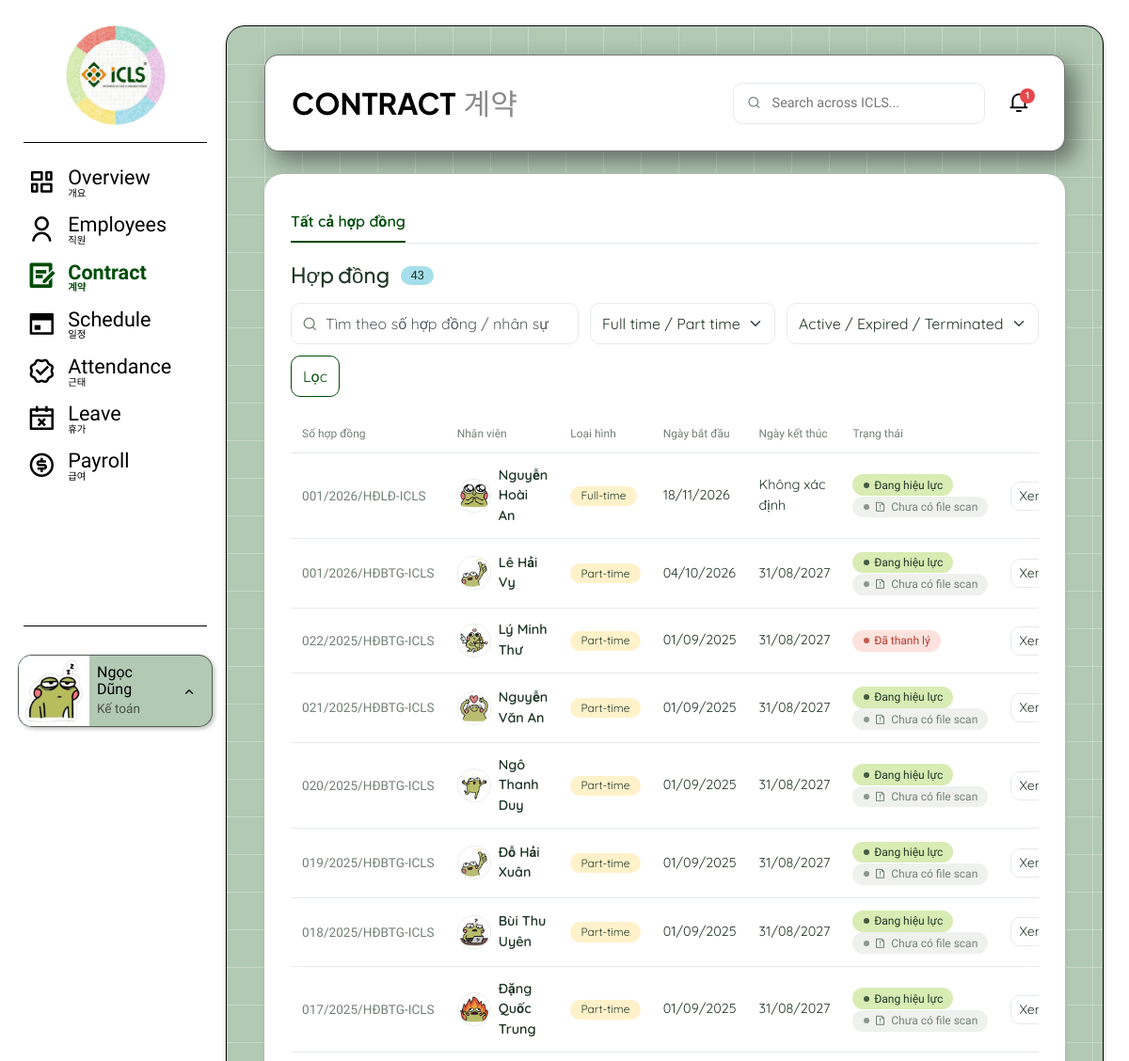
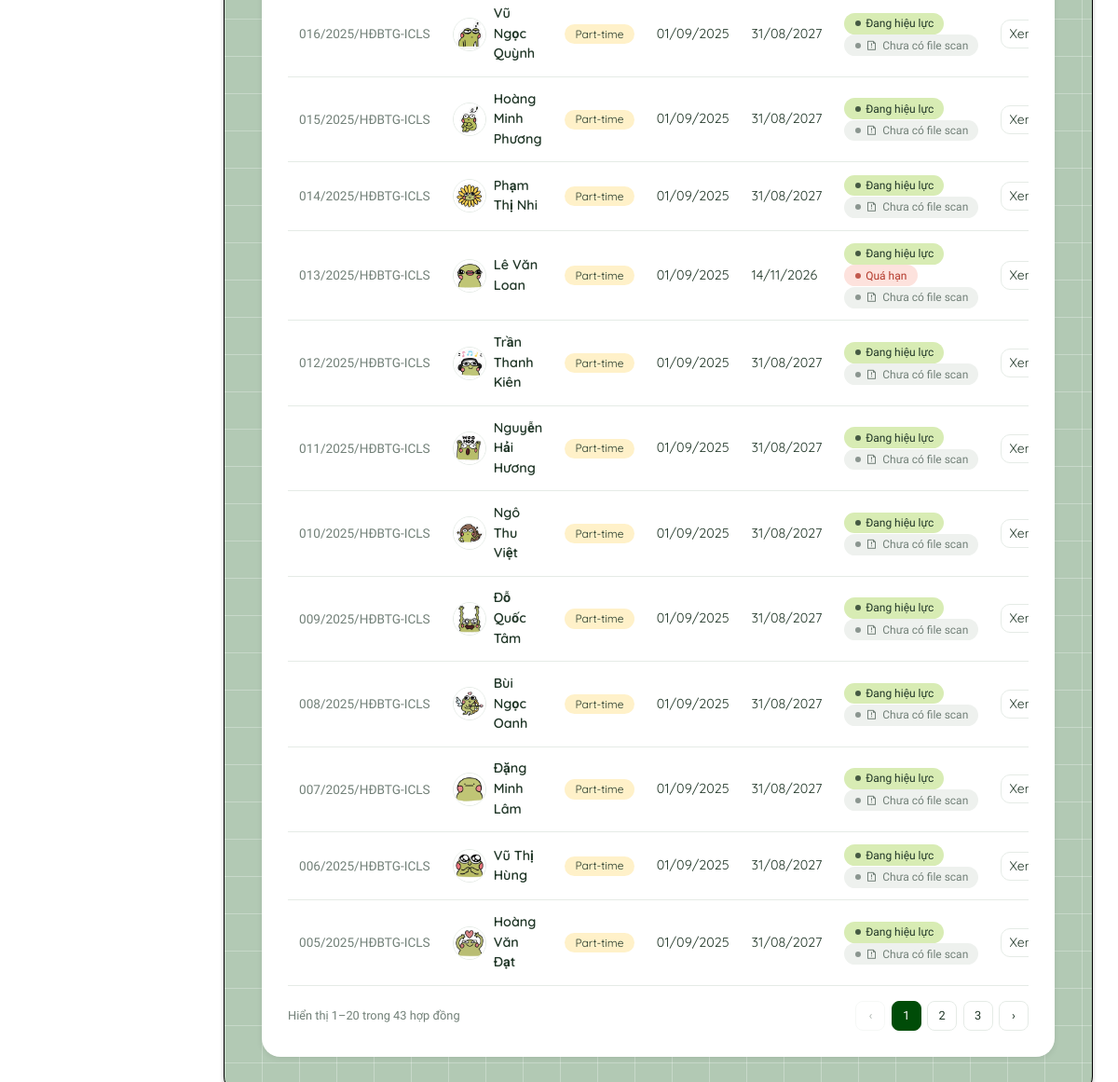
The app's page /hop-dong/ (signed in) with its own data (2 pictures, top to bottom).
### accounts/models.py (models this page shows, shortened)
class User(AbstractUser):
    username = None
    first_name = None
    last_name = None
    email = models.EmailField(max_length=255, unique=True)
    full_name = models.CharField(max_length=150, blank=True)
    phone = models.CharField(max_length=20, blank=True)
    role = models.CharField(max_length=20, choices=UserRole.choices, default=UserRole.EMPLOYEE)
    avatar = models.FileField(upload_to='avatars/', blank=True)
    updated_at = models.DateTimeField(auto_now=True)
    USERNAME_FIELD = 'email'
    REQUIRED_FIELDS = []
    objects = UserManager()
    class Meta:
        db_table = 'users'

### contracts/models.py (models this page shows, shortened)
class Contract(models.Model):
    employee = models.ForeignKey('employees.Employee', on_delete=models.PROTECT, related_name='contracts')
    contract_number = models.CharField(max_length=50, unique=True)
    employment_type = models.CharField(max_length=20, choices=EmploymentType.choices)
    start_date = models.DateField()
    end_date = models.DateField(null=True, blank=True)
    previous_contract = models.ForeignKey('self', on_delete=models.SET_NULL, null=True, blank=True,
                                          related_name='renewals')
    status = models.CharField(max_length=20, choices=ContractStatus.choices, default=ContractStatus.ACTIVE)
    termination_date = models.DateField(null=True, blank=True)
    termination_reason = models.TextField(blank=True)
    file_url = models.FileField(upload_to='contracts/', blank=True)   # file scan bản đã ký; trống = chưa tải lên
    created_at = models.DateTimeField(auto_now_add=True)
    class Meta:
        db_table = 'contracts'
        constraints = [
            models.UniqueConstraint(fields=['employee'], condition=Q(status='ACTIVE'),
                                    name='one_active_contract_per_employee'),
            models.CheckConstraint(condition=Q(end_date__isnull=True) | Q(end_date__gt=F('start_date')),
                                   name='contract_end_after_start'),
        ]

### employees/models.py (models this page shows, shortened)
class Employee(models.Model):
    user = models.OneToOneField(settings.AUTH_USER_MODEL, on_delete=models.PROTECT, related_name='employee')
    candidate = models.OneToOneField('recruitment.Candidate', on_delete=models.SET_NULL, null=True, blank=True,
                                     related_name='employee')
    full_name = models.CharField(max_length=150)
    phone = models.CharField(max_length=20)
    gender = models.CharField(max_length=10, choices=Gender.choices, blank=True)
    date_of_birth = models.DateField(null=True, blank=True)
    id_card_number = models.CharField(max_length=20, unique=True, null=True, blank=True)
    address = models.TextField(blank=True)
    nationality = models.CharField(max_length=30, default='Việt Nam')
    department = models.CharField(max_length=30, choices=Department.choices)
    position = models.CharField(max_length=30, choices=Position.choices)
    employment_type = models.CharField(max_length=20, choices=EmploymentType.choices)
    work_shift = models.CharField(max_length=20, choices=WorkShift.choices, blank=True)
    bank_account = models.CharField(max_length=100, blank=True)
    status = models.CharField(max_length=20, choices=EmployeeStatus.choices, default=EmployeeStatus.ONBOARDING)
    join_date = models.DateField()
    created_at = models.DateTimeField(auto_now_add=True)
    updated_at = models.DateTimeField(auto_now=True)
    class Meta:
        db_table = 'employees'

### contracts/views.py (the view)
# urls.py: path('', views.danh_sach, name='contract_list'),                          # UC 3.1 (QL, KT: tất cả; NV: của mình)
@role_required(QL, KT, NV, GD)
def danh_sach(request):
    bo_loc = BoLocHopDongForm(request.GET or None)
    tham_so = bo_loc.cleaned_data if bo_loc.is_valid() else {}
    ds = services.danh_sach_hop_dong(request.user, tham_so.get('q', ''), tham_so.get('loai_hinh', ''), tham_so.get('trang_thai', ''))
    trang = Paginator(ds, settings.SO_DONG_MOI_TRANG).get_page(request.GET.get('page'))
    return render(request, 'contracts/danh_sach.html', {
        'trang': trang, 'bo_loc': bo_loc, 'la_quan_ly': request.user.role == QL,
        'hom_nay': date.today()})

### contracts/forms.py
class BoLocHopDongForm(BootstrapForm):
    q = forms.CharField(required=False, widget=forms.TextInput(attrs={'placeholder': 'Tìm theo số hợp đồng / nhân sự'}))
    loai_hinh = forms.ChoiceField(required=False, choices=[('', 'Full time / Part time')] + list(EmploymentType.choices))
    trang_thai = forms.ChoiceField(required=False, choices=[('', 'Active / Expired / Terminated')] + list(ContractStatus.choices))

### contracts/services.py (called while the page is built)
def danh_sach_hop_dong(nguoi_xem, tu_khoa='', loai_hinh='', trang_thai=''):
    danh_sach = Contract.objects.select_related('employee__user').order_by('-start_date', '-id')
    if nguoi_xem.role not in (UserRole.DIRECTOR, UserRole.MANAGER, UserRole.ACCOUNTANT):
        danh_sach = danh_sach.filter(employee__user=nguoi_xem)
    if loai_hinh:
        danh_sach = danh_sach.filter(employment_type=loai_hinh)
    if trang_thai:
        danh_sach = danh_sach.filter(status=trang_thai)
    if tu_khoa:
        danh_sach = danh_sach.filter(Q(contract_number__icontains=tu_khoa.strip())
                                     | Q(employee__full_name__icontains=tu_khoa.strip()))
    return danh_sach

### core/context_processors.py (called while the page is built)
def thong_bao_chua_doc(request):
    if request.user.is_authenticated:
        return {'so_thong_bao_chua_doc': request.user.notifications.filter(is_read=False).count()}
    return {'so_thong_bao_chua_doc': 0}

### core/forms.py (called while the page is built)
    def full_clean(self):
        super().full_clean()
        for ten in self.errors:
            if ten in self.fields:
                self.fields[ten].widget.attrs['class'] += ' is-invalid'

### core/menu.py (called while the page is built)
def menu_chinh(request):
    if not request.user.is_authenticated:
        return {'menu_chinh': []}
    app_hien_tai = request.resolver_match.app_name if request.resolver_match else ''
    ten_url_hien_tai = request.resolver_match.url_name if request.resolver_match else ''
    cac_muc = []
    for khoa, ten_anh, ten_han, icon, ten_url, vai_tro, tien_to in MUC_MENU:
        if request.user.role not in vai_tro:
            continue
        try:
            url = reverse(ten_url)
        except NoReverseMatch:
            url = None                      # app chưa làm xong: hiện mờ
        dang_chon = khoa == app_hien_tai and (tien_to is None or (ten_url_hien_tai or '').startswith(tien_to))
        cac_muc.append({'ten_anh': ten_anh, 'ten_han': ten_han, 'icon': icon, 'url': url, 'dang_chon': dang_chon})
    return {'menu_chinh': cac_muc}

### core/templatetags/icls_filters.py (called while the page is built)
@register.filter
def add_days(ngay, so_ngay):
    from datetime import timedelta
    return ngay + timedelta(days=int(so_ngay))

### templates/contracts/danh_sach.html (shortened to what this page needs)
{% extends 'base.html' %}
{% load icls_filters %}
{% block page_title %}CONTRACT{% endblock %}
{% block page_title_ko %}계약{% endblock %}
{% block content %}
{% include 'contracts/_tab.html' with tab='tat_ca' %}
<div class="card-head">
  <h2 class="title">Hợp đồng <span class="count-badge">{{ trang.paginator.count }}</span></h2>
</div>
<form method="get" class="toolbar">
  <div class="search"><i class="ri-search-line"></i>{{ bo_loc.q }}</div>
  {{ bo_loc.loai_hinh }} {{ bo_loc.trang_thai }}
  <button class="btn btn-outline-icls">Lọc</button>
</form>
<div class="table-wrap">
<table class="tbl">
  <thead><tr><th>Số hợp đồng</th><th>Nhân viên</th><th>Loại hình</th><th>Ngày bắt đầu</th><th>Ngày kết thúc</th><th>Trạng thái</th><th></th></tr></thead>
  <tbody>
  {% for hd in trang %}
    <tr>
      <td class="id">{{ hd.contract_number }}</td>
      <td><span class="d-flex align-items-center gap-2">{% avatar hd.employee %}
          <span class="name">{{ hd.employee.full_name }}</span></span></td>
      <td><span class="chip-type">{{ hd.get_employment_type_display }}</span></td>
      <td>{{ hd.start_date|date:"d/m/Y" }}</td>
      <td>{% if hd.end_date %}{{ hd.end_date|date:"d/m/Y" }}{% else %}Không xác định{% endif %}</td>
      <td>{% include 'contracts/_chip_hop_dong.html' %}
        {% if hd.status == 'ACTIVE' and hd.end_date and hd.end_date < hom_nay %}<span class="chip expired">Quá hạn</span>
        {% elif hd.status == 'ACTIVE' and hd.end_date and hd.end_date <= hom_nay|add_days:30 %}<span class="chip expiring">Sắp hết hạn</span>{% endif %}
        {% if not hd.file_url and hd.status == 'ACTIVE' %}<span class="chip pending" title="Chưa tải file scan bản đã ký"><i class="ri-file-warning-line"></i> Chưa có file scan</span>{% endif %}</td>
      <td class="text-end"><a class="btn btn-ghost btn-sm" href="{% url 'contracts:contract_detail' hd.pk %}">Xem chi tiết</a></td>
    </tr>
  {% empty %}<tr><td colspan="7" class="text-center text-muted py-4">Không có hợp đồng nào.</td></tr>{% endfor %}
  </tbody>
</table>
</div>
{% include 'core/_phan_trang.html' with trang=trang don_vi='hợp đồng' %}
{% endblock %}

### templates/base.html (shortened to what this page needs)
{% load static icls_filters %}
<!doctype html>
<html lang="vi">
<head>
  <link href="https://cdn.jsdelivr.net/npm/bootstrap@5.3.3/dist/css/bootstrap.min.css" rel="stylesheet">
  <link href="https://cdn.jsdelivr.net/npm/remixicon@4.3.0/fonts/remixicon.css" rel="stylesheet">
  <link href="{% static 'css/icls.css' %}?v=14" rel="stylesheet">
</head>
<body>
{% if user.is_authenticated %}
<div class="app-shell">
  <aside class="app-sidebar offcanvas-lg offcanvas-start" tabindex="-1" id="thanhTrai" aria-label="Menu chính">
    <div class="offcanvas-body d-flex flex-column p-0">
      <a href="{% url 'dashboard:dashboard' %}"><img src="{% static 'img/icls-logo.png' %}" alt="ICLS" class="sidebar-logo"></a>
      <hr class="sidebar-divider">
      <ul class="sidebar-nav">
        {% for muc in menu_chinh %}
        <li>
          <a class="sidebar-link {% if muc.dang_chon %}active{% endif %} {% if not muc.url %}disabled{% endif %}"
             href="{{ muc.url|default:'#' }}" {% if not muc.url %}aria-disabled="true" tabindex="-1" title="Sắp có"{% endif %}>
            <i class="{{ muc.icon }}"></i>
            <span><span class="ten-anh">{{ muc.ten_anh }}</span><span class="ten-han">{{ muc.ten_han }}</span></span>
          </a>
        </li>
        {% endfor %}
      </ul>
      <hr class="sidebar-divider">
      <div class="profile-wrap">
        <div class="profile-card dropup">
          {% if user.avatar %}
          <img class="profile-avatar" src="{% url 'core:tai_file' user.avatar.name %}" alt="">
          {% else %}
          <span class="profile-avatar">{{ user.email|slice:":1"|upper }}</span>
          {% endif %}
          <div class="overflow-hidden">
            <div class="profile-name" title="{{ user.full_name }}">{% if user.full_name %}{{ user.full_name|ten_goi }}{% else %}{{ user.email }}{% endif %}</div>
            <div class="profile-role">{{ user.get_role_display }}</div>
          </div>
          <button type="button" class="profile-trigger" data-bs-toggle="dropdown" data-bs-reference="parent" aria-label="Menu tài khoản">
            <i class="ri-arrow-up-s-line"></i>
          </button>
        </div>
      </div>
    </div>
  </aside>
  <main class="app-main">
    <div class="app-panel">
      <header class="app-navbar">
        <h1 class="app-title">{% block page_title %}ICLS{% endblock %}<span class="ko">{% block page_title_ko %}{% endblock %}</span></h1>
        <div class="global-tools">
          <label class="search-field"><i class="ri-search-line"></i><input type="search" placeholder="Search across ICLS..." disabled></label>
          <a class="bell" href="{% url 'core:notifications' %}" aria-label="Thông báo">
            <i class="ri-notification-3-line"></i>
            {% if so_thong_bao_chua_doc %}<span class="dot">{{ so_thong_bao_chua_doc }}</span>{% endif %}
          </a>
        </div>
      </header>
      {% block panel %}
      <section class="app-card">
        {% block content %}{% endblock %}
      </section>
      {% endblock %}
    </div>
  </main>
</div>
{% endif %}
</body>
</html>

### templates/core/_avatar.html
{% load icls_filters %}{% if anh %}<img class="avatar-initials avatar-anh {{ co }}" src="{% url 'core:tai_file' anh %}" alt="" title="{{ nv.full_name }}" loading="lazy">{% else %}<span class="avatar-initials {{ co }} {{ nv.pk|default:0|mau_avatar }}" title="{{ nv.full_name }}">{{ chu }}</span>{% endif %}

### templates/contracts/_chip_hop_dong.html
<span class="chip {% if hd.status == 'ACTIVE' %}valid{% elif hd.status == 'EXPIRED' %}pending{% else %}terminated{% endif %}">{{ hd.get_status_display }}</span>

### records on screen
User: avatar (picture), full_name|ten_goi "Ngọc Dũng", role "Kế toán"
Contract: contract_number "001/2026/HĐLĐ-ICLS", employee.full_name "Nguyễn Hoài An", employment_type "Full-time", start_date "18/11/2026", shows "Không xác định", status "Đang hiệu lực", file_url "Chưa có file scan"
Contract: contract_number "001/2026/HĐBTG-ICLS", employee.full_name "Lê Hải Vy", employment_type "Part-time", start_date "04/10/2026", end_date "31/08/2027", status "Đang hiệu lực", file_url "Chưa có file scan"
Contract: contract_number "022/2025/HĐBTG-ICLS", employee.full_name "Lý Minh Thư", employment_type "Part-time", start_date "01/09/2025", end_date "31/08/2027", status "Đã thanh lý"
Contract: contract_number "021/2025/HĐBTG-ICLS", employee.full_name "Nguyễn Văn An", employment_type "Part-time", start_date "01/09/2025", end_date "31/08/2027", status "Đang hiệu lực", file_url "Chưa có file scan"
Contract: contract_number "020/2025/HĐBTG-ICLS", shows a picture, employee.full_name "Ngô Thanh Duy", employment_type "Part-time", start_date "01/09/2025", end_date "31/08/2027", status "Đang hiệu lực", file_url "Chưa có file scan"
Contract: contract_number "019/2025/HĐBTG-ICLS", employee.full_name "Đỗ Hải Xuân", employment_type "Part-time", start_date "01/09/2025", end_date "31/08/2027", status "Đang hiệu lực", file_url "Chưa có file scan"
Contract: contract_number "018/2025/HĐBTG-ICLS", shows a picture, employee.full_name "Bùi Thu Uyên", employment_type "Part-time", start_date "01/09/2025", end_date "31/08/2027", status "Đang hiệu lực", file_url "Chưa có file scan"
Contract: contract_number "017/2025/HĐBTG-ICLS", shows a picture, employee.full_name "Đặng Quốc Trung", employment_type "Part-time", start_date "01/09/2025", end_date "31/08/2027", status "Đang hiệu lực", file_url "Chưa có file scan"
Contract: contract_number "016/2025/HĐBTG-ICLS", shows a picture, employee.full_name "Vũ Ngọc Quỳnh", employment_type "Part-time", start_date "01/09/2025", end_date "31/08/2027", status "Đang hiệu lực", file_url "Chưa có file scan"
Contract: contract_number "015/2025/HĐBTG-ICLS", shows a picture, employee.full_name "Hoàng Minh Phương", employment_type "Part-time", start_date "01/09/2025", end_date "31/08/2027", status "Đang hiệu lực", file_url "Chưa có file scan"
Contract: contract_number "014/2025/HĐBTG-ICLS", shows a picture, employee.full_name "Phạm Thị Nhi", employment_type "Part-time", start_date "01/09/2025", end_date "31/08/2027", status "Đang hiệu lực", file_url "Chưa có file scan"
Contract: contract_number "013/2025/HĐBTG-ICLS", shows a picture, employee.full_name "Lê Văn Loan", employment_type "Part-time", start_date "01/09/2025", end_date "14/11/2026", status "Đang hiệu lực", shows "Quá hạn", file_url "Chưa có file scan"
Contract: contract_number "012/2025/HĐBTG-ICLS", shows a picture, employee.full_name "Trần Thanh Kiên", employment_type "Part-time", start_date "01/09/2025", end_date "31/08/2027", status "Đang hiệu lực", file_url "Chưa có file scan"
Contract: contract_number "011/2025/HĐBTG-ICLS", shows a picture, employee.full_name "Nguyễn Hải Hương", employment_type "Part-time", start_date "01/09/2025", end_date "31/08/2027", status "Đang hiệu lực", file_url "Chưa có file scan"
Contract: contract_number "010/2025/HĐBTG-ICLS", shows a picture, employee.full_name "Ngô Thu Việt", employment_type "Part-time", start_date "01/09/2025", end_date "31/08/2027", status "Đang hiệu lực", file_url "Chưa có file scan"
Contract: contract_number "009/2025/HĐBTG-ICLS", shows a picture, employee.full_name "Đỗ Quốc Tâm", employment_type "Part-time", start_date "01/09/2025", end_date "31/08/2027", status "Đang hiệu lực", file_url "Chưa có file scan"
Contract: contract_number "008/2025/HĐBTG-ICLS", employee.full_name "Bùi Ngọc Oanh", employment_type "Part-time", start_date "01/09/2025", end_date "31/08/2027", status "Đang hiệu lực", file_url "Chưa có file scan"
Contract: contract_number "007/2025/HĐBTG-ICLS", shows a picture, employee.full_name "Đặng Minh Lâm", employment_type "Part-time", start_date "01/09/2025", end_date "31/08/2027", status "Đang hiệu lực", file_url "Chưa có file scan"
Contract: contract_number "006/2025/HĐBTG-ICLS", employee.full_name "Vũ Thị Hùng", employment_type "Part-time", start_date "01/09/2025", end_date "31/08/2027", status "Đang hiệu lực", file_url "Chưa có file scan"
Contract: contract_number "005/2025/HĐBTG-ICLS", employee.full_name "Hoàng Văn Đạt", employment_type "Part-time", start_date "01/09/2025", end_date "31/08/2027", status "Đang hiệu lực", file_url "Chưa có file scan"

### other values on screen
{{ muc.ten_anh }} "Overview" "Employees" "Contract" "Schedule" "Attendance" "Leave" "Payroll"
{{ muc.ten_han }} "개요" "직원" "계약" "일정" "근태" "휴가" "급여"
{{ so_thong_bao_chua_doc }} "1"
{{ trang.paginator.count }} "43"
{{ trang.start_index }} "1"
{{ trang.end_index }} "20"
{{ don_vi }} "hợp đồng"
{{ so }} "1"
{{ so }} "2" "3"
